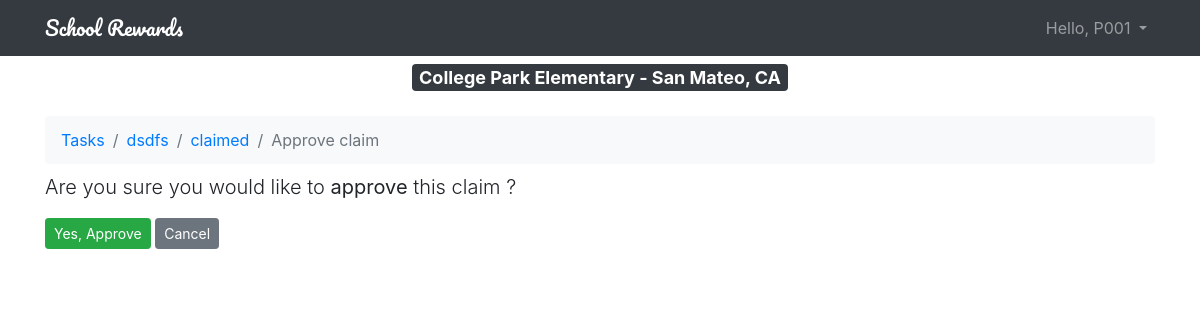
/tasks/15/claim/15/approve/ (signed in), run on the app's committed database.
### rewards/models.py (models this page shows, shortened)
class User(AbstractUser):
    is_parent = models.BooleanField(default=False)
    is_teacher = models.BooleanField(default=False)

class School(models.Model):
    name = models.CharField(max_length=64)
    street_address = models.CharField(max_length=100)
    city = models.CharField(max_length=64)
    state = models.CharField(max_length=25)
    zip_code = models.CharField(max_length=32)
    created_at = models.DateTimeField(auto_now_add=True)
    updated_at = models.DateTimeField(null=True)
    created_by = models.ForeignKey(User, related_name='schools', on_delete=models.CASCADE, null=True)
    updated_by = models.ForeignKey(User, related_name='+', on_delete=models.CASCADE, null=True)
    def __str__(self):
        return "%s - %s, %s" % (self.name, self.city, self.state)

class Claim(models.Model):
    message = models.CharField(max_length=4000, null=False)
    status = models.ForeignKey(Status, related_name='claims', on_delete=models.CASCADE, null=True, default=Status.OPEN)
    task = models.ForeignKey(Task, related_name='claims', on_delete=models.CASCADE, null=True)
    created_at = models.DateTimeField(auto_now_add=True)
    updated_at = models.DateTimeField(null=True)
    created_by = models.ForeignKey(User, related_name='claims', on_delete=models.CASCADE, null=True)
    updated_by = models.ForeignKey(User, related_name='+', on_delete=models.CASCADE, null=True)
    approved_by = models.ForeignKey(User, related_name='+', on_delete=models.CASCADE, null=True)
    approved_on = models.DateTimeField(auto_now_add=True)

class Task(models.Model):
    DAYS_TO_EXPIRE_TASK = 30  # default expiration date
    name = models.CharField(max_length=50, unique=False)
    success_criteria = models.CharField(max_length=4000)
    last_updated = models.DateTimeField(auto_now_add=True)
    expires_on = models.DateTimeField(default=datetime.now()+timedelta(days=DAYS_TO_EXPIRE_TASK))  # defaulted to +30 days
    status = models.ForeignKey(Status, related_name='tasks', on_delete=models.CASCADE, null=True, default=Status.OPEN)
    school = models.ForeignKey(School, related_name='school', on_delete=models.CASCADE, null=True)
    starter = models.ForeignKey(User, related_name='tasks', on_delete=models.CASCADE, null=True)
    reward = models.ForeignKey(Reward, related_name='tasks', on_delete=models.CASCADE, null=True, default='GOLD')
    pass

### rewards/views.py (the view)
# urls.py: path('tasks/<pk>/claim/<claim_pk>/approve/', views.claim_approve_view, name='approve_claim'),
@login_required
def claim_approve_view(request, pk, claim_pk):  # new reply / post to task
    task = get_object_or_404(Task, pk=pk)
    try:
        if request.user.is_parent:
            school = request.user.parent.school
        else:
            school = request.user.teacher.school
    except ObjectDoesNotExist:
        school = None  # TODO: Admin should see tasks for all schools
    if request.method == 'POST':
        form = ClaimApprovalForm(request.POST)
        if form.is_valid():
            Task.objects.filter(pk=pk).update(status=Status.PENDING_PAYMENT)  # i.e. update task status to in progress
            claim = form.save(commit=False)
            claim.created_by = request.user
            claim.updated_by = request.user
            claim.updated_at = timezone.now()
            Claim.objects.filter(task=task).update(status=Status.APPROVED)  # i.e. update task status to in progress
            return redirect('task_replies', pk=pk)
    else:
        claim = Claim.objects.get(pk=claim_pk)
        form = ClaimApprovalForm()
    return render(request, 'approve_claim.html', {"claim": claim, "form": form, "school": school})
    pass

### templates/approve_claim.html (shortened to what this page needs)
{% extends 'base.html' %}
{% block school %}
        {{school}}
{% endblock %}
{% block breadcrumb %}
<ol class="breadcrumb bg-light my-2">
    <li class="breadcrumb-item"><a href="{% url 'tasks' %}">Tasks</a></li>
    <li class="breadcrumb-item" aria-current="page"><a href="{% url 'task_replies' claim.task.pk %}">{{ claim.task.name }}</a></li>
    <li class="breadcrumb-item" aria-current="page"><a href="{% url 'task_replies' claim.task.pk %}">{{ claim.message }}</a></li>
    <li class="breadcrumb-item active">Approve claim</li>
</ol>
{% endblock %}
{% block approveclaim %}
  <form method="post" class="mb-4" novalidate>
      <p class="lead">Are you sure you would like to <strong>approve</strong> this claim ?</p>
    <button type="submit" class="btn btn-success btn-sm">Yes, Approve</button>
    <a href="{% url 'task_replies' claim.task.pk %}" class="btn btn-secondary btn-sm" role="button">Cancel</a>
  </form>
{% endblock %}

### templates/base.html (shortened to what this page needs)
{% load static %}<!DOCTYPE html>
<html>
<head>
    <link rel="stylesheet" href="{% static 'css/bootstrap.min.css' %}">
    <link rel="stylesheet" href="{% static 'css/app.css' %}">
</head>
<body>
{% block body %}
<nav class="navbar navbar-expand-sm navbar-dark bg-dark">
  <div class="container">
    <a class="navbar-brand" href="{% url 'tasks' %}">School Rewards</a>
    <div class="collapse navbar-collapse" id="mainMenu">
      {% if user.is_authenticated %}
        <ul class="navbar-nav ml-auto">
          <li class="nav-item dropdown">
            <a class="nav-link dropdown-toggle" href="#" id="userMenu" data-toggle="dropdown" aria-haspopup="true" aria-expanded="false">
              Hello, {{ user.username|title }}
            </a>
          </li>
        </ul>
      {% else %}
        <form class="form-inline ml-auto">
          <a href="{% url 'login' %}" class="btn btn-outline-secondary">Log in</a>
          <a href="{% url 'signup' %}" class="btn btn-primary ml-2">Sign up</a>
        </form>
      {% endif %}
    </div>
  </div>
</nav>
<div class="container">
    {% if school %}
    <h4 class="text-center">
        <a class="badge badge-dark my-2" data-toggle="collapse" href="#collapseCharts"
                aria-expanded="true" aria-controls="collapseCharts">
            {% block school %}{% endblock %}
        </a>
    </h4>
    {% endif %}
    <div class="collapse show" id="collapseCharts">
        <div class="row">
            <div class="col-4">
            </div>
            <div class="col-4">
            </div>
            <div class="col-4">
            </div>
	    </div>
    </div>
    {% block breadcrumb %}
    {% endblock %}
    <div class="approveclaim">
        {% block approveclaim %}
        {% endblock %}
    </div>
</div>
{% endblock %}
</body>
</html>

### static/css/app.css (style rules this page uses)
.navbar-brand { font-family: 'Pacifico', cursive; }

### data on the page
User: username "P001"
School: name+city+state "College Park Elementary - San Mateo, CA"
Claim: task.name "dsdfs", message "claimed"
